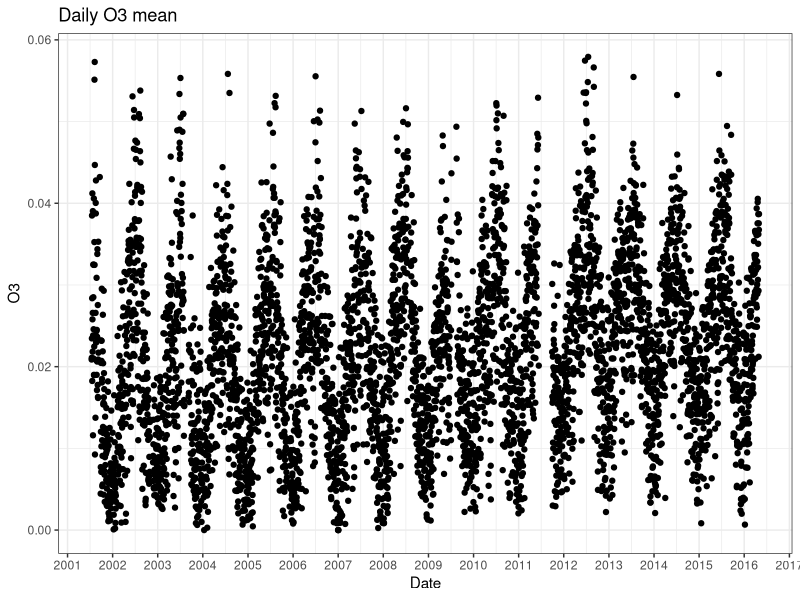
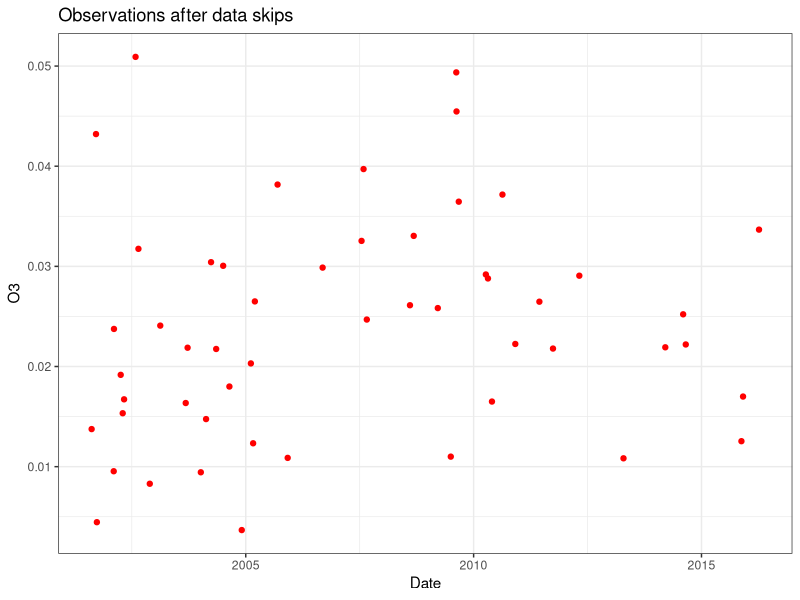
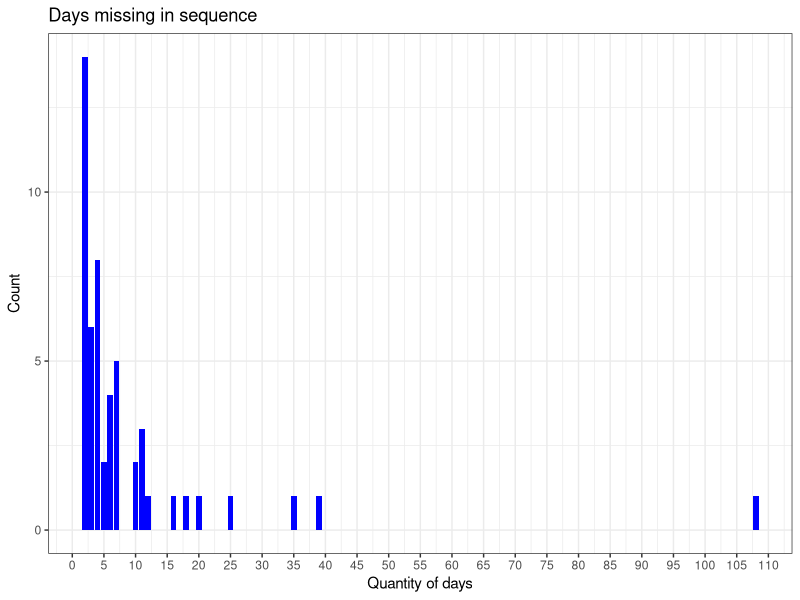
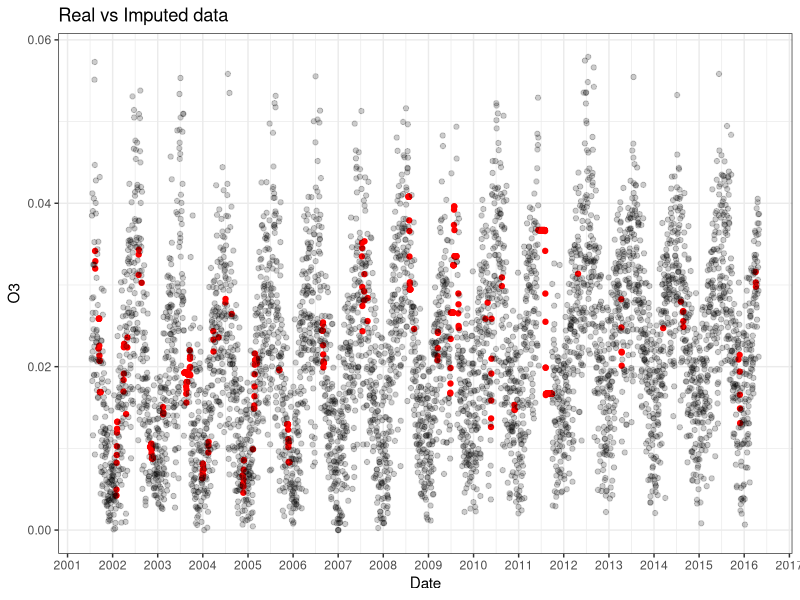
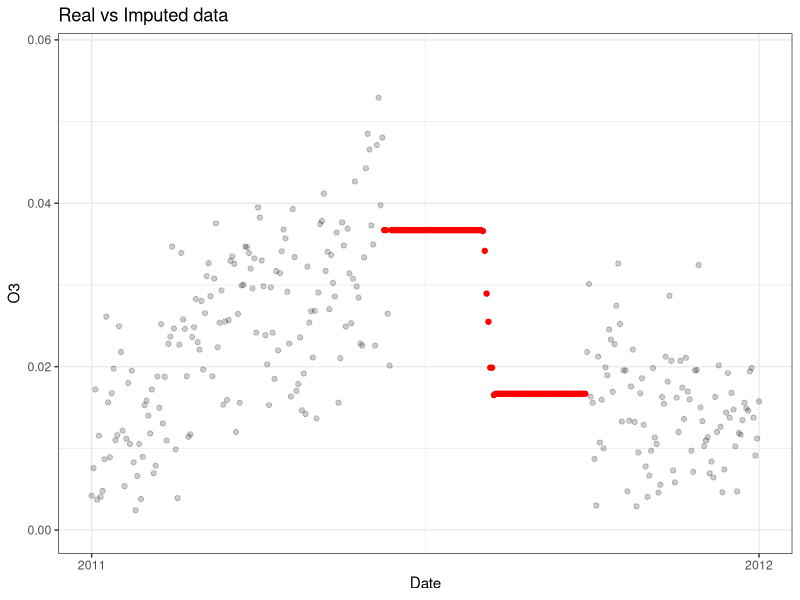
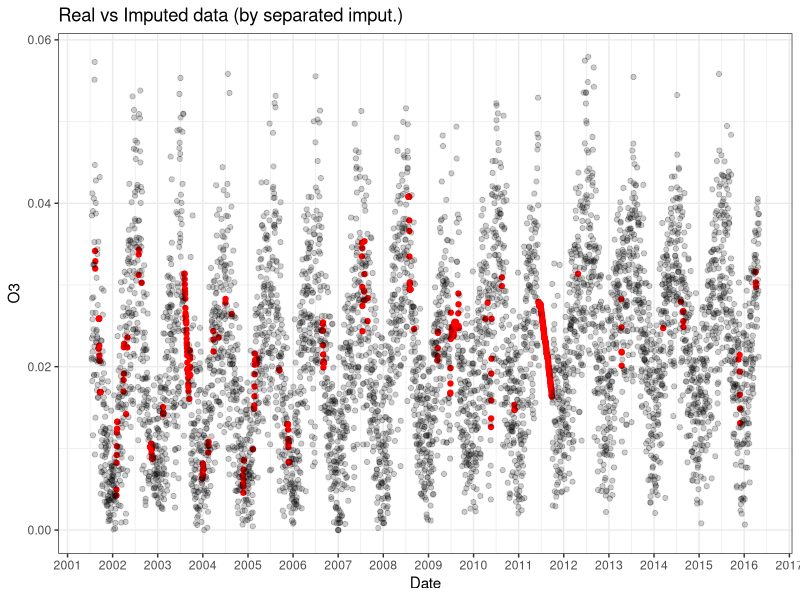
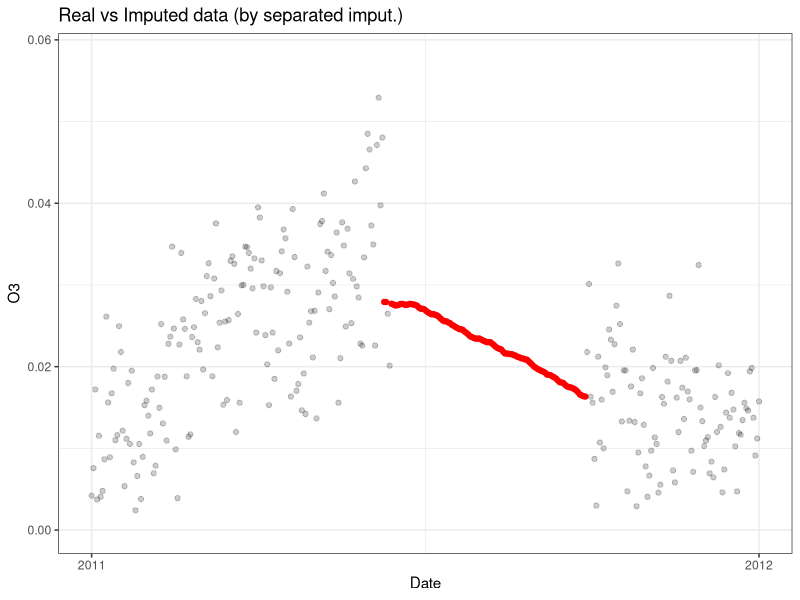
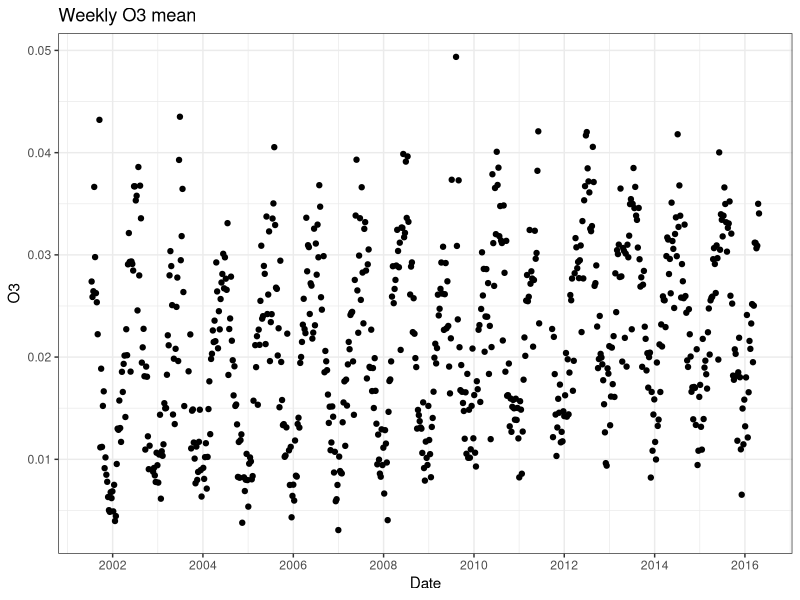

R code for these plots, in order:
library(ggplot2)
library(dplyr)
library(VIM)
library(zoo)
data <- read.csv("NY.csv")
data <- data %>% select(Date.Local, O3.Mean) %>% mutate(Date.Local = as.Date(Date.Local))
data <- data[-1, ]
startDate <- data$Date.Local[1] #First observed sunday
finalDate <- data$Date.Local[length(data$Date.Local)] #Last observed day
#About 15 years of data
days <- seq(from = startDate, to = finalDate, by = 1)
dayWeek <- seq(from = startDate, to =  finalDate, by = 7)
#fulldata have NA rows in days that there is no observation
fulldata <- data.frame(Date.Local = days)
fulldata <- as.data.frame(merge(data, fulldata, all.y = TRUE)) %>% mutate(Date.Local = as.Date(Date.Local))
ggplot(data = fulldata) +
  geom_point(aes(x = Date.Local, y = O3.Mean)) +
  scale_x_date(date_breaks = "1 years", date_labels = "%Y", name = "Date") +
  scale_y_continuous(name = "O3") +
  ggtitle("Daily O3 mean") + 
  theme_bw()




#locate where is missing data
dateJumps <- data$Date.Local - lag(data$Date.Local, n = 1)
dateJumps[is.na(dateJumps)] <- FALSE
sum(dateJumps > 1)
#There is 52 date jumps
print(as.double(sum(dateJumps[dateJumps > 1]))/length(data$Date.Local))
#Around 9.5% of the data is missing

ggplot(data = data[dateJumps > 1, ]) + 
  geom_point(aes(x = Date.Local, y = O3.Mean), colour = 'red') +
  scale_x_date(name = "Date") + 
  scale_y_continuous(name = "O3") +
  ggtitle("Observations after data skips") +
  theme_bw()

skips <- dateJumps[dateJumps > 1]
ggplot(data = as.data.frame(skips)) +
  geom_bar(aes(skips), fill = "blue") +
  scale_y_continuous(name = "Count") +
  scale_x_continuous(name = "Quantity of days", breaks = seq(0, 150, 5)) +
  ggtitle("Days missing in sequence") +
  theme_bw()

#Can't see a pattern in skips
#A Comparison of Various Imputation Methods for Missing
#Values in Air Quality Data
#kNN function can't recieve a date variable
imputedData <- data.frame("obs" = index(fulldata), "O3.Mean" = fulldata$O3.Mean)
imputedData <- kNN(imputedData, variable = "O3.Mean", k = 7, numFun = weighted.mean, weightDist = TRUE) #K = 7 because we'll consider the week of the missing data
imputedData$Date.Local <- days

ggplot() +
  geom_point(data = imputedData[is.na(fulldata$O3.Mean), ], aes(x = Date.Local, y = O3.Mean), colour = 'red') +
  geom_point(data = fulldata, aes(x = Date.Local, y = O3.Mean), alpha = 0.2, fill = "black") +
  scale_y_continuous(name = "O3") +
  scale_x_date(date_breaks = "1 years", date_labels = "%Y", name = "Date") +
  ggtitle("Real vs Imputed data") +
  theme_bw()

ggplot() +
  geom_point(data = imputedData[is.na(fulldata$O3.Mean), ], aes(x = Date.Local, y = O3.Mean), colour = 'red') +
  geom_point(data = fulldata, aes(x = Date.Local, y = O3.Mean), alpha = 0.2, fill = "black") +
  scale_y_continuous(name = "O3") +
  scale_x_date(date_breaks = "1 years", date_labels = "%Y", name = "Date", limits = c(as.Date("2011-01-01"), as.Date("2012-01-01"))) +
  ggtitle("Real vs Imputed data") +
  theme_bw()

#There is a problem in the year of 2011 because there is more than 100 days
#missing in sequence
#I'm going to use different knn imputations for this year and for the rest of the data

#bigger than 30 days missing
imputedData[((is.na(fulldata$O3.Mean)) 
             & (fulldata$Date.Local > "2003-08-01") 
             & (fulldata$Date.Local < "2003-09-15")),"O3.Mean"] <- NA

imputedData[((is.na(fulldata$O3.Mean)) 
             & (fulldata$Date.Local > "2009-07-01") 
             & (fulldata$Date.Local < "2009-08-20")),"O3.Mean"] <- NA

imputedData <- kNN(imputedData, variable = c("O3.Mean"), numFun = weighted.mean, k = 45, weightDist = TRUE)


#bigger than 100 days missing
imputedData[((is.na(fulldata$O3.Mean)) 
              & (fulldata$Date.Local > "2011-01-01") 
              & (fulldata$Date.Local < "2012-01-01")),"O3.Mean"] <- NA

imputedData <- kNN(imputedData, variable = c("O3.Mean"), numFun = weighted.mean, k = 120, weightDist = TRUE)


ggplot() +
  geom_point(data = imputedData[is.na(fulldata$O3.Mean), ], aes(x = Date.Local, y = O3.Mean), colour = 'red') +
  geom_point(data = fulldata, aes(x = Date.Local, y = O3.Mean), alpha = 0.2, fill = "black") +
  scale_y_continuous(name = "O3") +
  scale_x_date(date_breaks = "1 years", date_labels = "%Y", name = "Date") +
  ggtitle("Real vs Imputed data (by separated imput.)") +
  theme_bw()

ggplot() +
  geom_point(data = imputedData[is.na(fulldata$O3.Mean), ], aes(x = Date.Local, y = O3.Mean), colour = 'red') +
  geom_point(data = fulldata, aes(x = Date.Local, y = O3.Mean), alpha = 0.2, fill = "black") +
  scale_y_continuous(name = "O3") +
  scale_x_date(date_breaks = "1 years", date_labels = "%Y", name = "Date", limits = c(as.Date("2011-01-01"), as.Date("2012-01-01"))) +
  ggtitle("Real vs Imputed data (by separated imput.)") +
  theme_bw()




#############################3
### WEEK DATA

k = 0
val = 1
l = rep(NA, length(fulldata$Date.Local) - 1)
while(k < length(fulldata$Date.Local) - 1){
  for(i in 1:7){
    print(val)
    l[k+i] = val
  }
  val = val + 1
  k = k +7
}
#Creating weekly data
weekData <- cbind(fulldata)
weekData$weekInd <- l
weekData <- weekData %>% group_by(weekInd) %>% summarise(O3.Mean = mean(O3.Mean, na.rm = TRUE))
weekData$Date.Local <- dayWeek

ggplot(weekData) +
  geom_point(aes(x = Date.Local, y = O3.Mean)) +
  scale_y_continuous(name = "O3") +
  scale_x_date(date_breaks = "2 year", name = "Date", date_labels  = "%Y") + 
  ggtitle("Weekly O3 mean") + 
  theme_bw()

#look for missing data
print(sum(is.na(weekData$O3.Mean)))
print(sum(is.na(weekData$O3.Mean))/length(weekData$O3.Mean))
#around 4.3% of the data is missing

temp <- weekData[!is.na(weekData$O3.Mean), ]
skips <- temp$Date.Local - lag(temp$Date.Local)
skips <- skips[skips > 7][-1]/7

ggplot(data = as.data.frame(skips)) +
  geom_bar(aes(skips), fill = "blue") +
  scale_y_continuous(name = "Count") +
  scale_x_continuous(name = "Quantity of weeks", breaks = seq(0, 16, 2)) +
  ggtitle("Weeks missing in sequence") +
  theme_bw()

imputedWeek <- cbind(weekData)
imputedWeek <- kNN(imputedWeek, variable = "O3.Mean", k = 4, 
                   numFun = weighted.mean, weightDist =  TRUE)

ggplot() +
  geom_point(data = imputedWeek[is.na(weekData$O3.Mean),], aes(x = Date.Local, y = O3.Mean), colour = 'red') +
  geom_point(data = weekData, aes(x = Date.Local, y = O3.Mean), colour = "black", alpha = 0.4) +
  scale_x_date(name ="Date", date_breaks = "1 year", date_labels = "%Y") +
  scale_y_continuous(name = "O3") + 
  ggtitle("Weekly Real vs Imputed data") +
  theme_bw()

#Imputing by different
imputedWeek[(imputedWeek$Date.Local > "2011-01-01") 
            & (imputedWeek$Date.Local < "2012-01-01") 
            & (is.na(weekData$O3.Mean)),"O3.Mean"] <- NA

imputedWeek <- kNN(imputedWeek, variable = "O3.Mean", k = 16, 
                   numFun = weighted.mean, weightDist =  TRUE)

ggplot() +
  geom_point(data = imputedWeek[is.na(weekData$O3.Mean), ], aes(x = Date.Local, y = O3.Mean), colour = 'red') +
  geom_point(data = weekData, aes(x = Date.Local, y = O3.Mean), alpha = 0.2, fill = "black") +
  scale_y_continuous(name = "O3") +
  scale_x_date(date_breaks = "1 years", date_labels = "%Y", name = "Date")+
  ggtitle("Weekly Real vs Imputed data") +
  theme_bw()

ggplot() +
  geom_point(data = imputedWeek[is.na(weekData$O3.Mean), ], aes(x = Date.Local, y = O3.Mean), colour = 'red') +
  geom_point(data = weekData, aes(x = Date.Local, y = O3.Mean), alpha = 0.2, fill = "black") +
  scale_y_continuous(name = "O3") +
  scale_x_date(date_breaks = "1 years", date_labels = "%Y", name = "Date", limits = c(as.Date("2011-01-01"), as.Date("2012-01-01"))) +
  ggtitle("Weekly Real vs Imputed data") +
  theme_bw()

## Separating between training and test data
startLastYear <- days[length(days) - (365*3)]
trainDaily <- imputedData[imputedData$Date.Local < startLastYear, c("O3.Mean", "Date.Local")]
testDaily <- imputedData[imputedData$Date.Local > startLastYear, c("O3.Mean", "Date.Local")]
write.csv(trainDaily, "trainDaily.csv", row.names = FALSE)
write.csv(testDaily, "testDaily.csv", row.names = FALSE)
trainWeekly <- imputedWeek[imputedWeek$Date.Local < startLastYear, c("O3.Mean", "Date.Local")]
trainWeekly[268,] <- NA
trainWeekly[599,] <- NA
trainWeekly <- na.omit(trainWeekly)
testWeekly <- imputedWeek[imputedWeek$Date.Local > startLastYear, c("O3.Mean", "Date.Local")]
write.csv(trainWeekly, "trainWeekly.csv", row.names = FALSE)
write.csv(testWeekly, "testWeekly.csv", row.names = FALSE)
